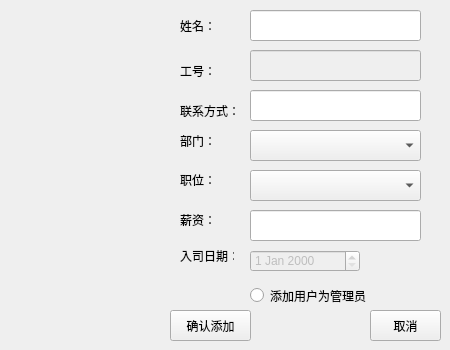
    <widget class="QWidget" name="page_10">
     <widget class="QLabel" name="salaLabel_3">
      <property name="geometry">
       <rect>
        <x>180</x>
        <y>210</y>
        <width>51</width>
        <height>20</height>
       </rect>
      </property>
      <property name="text">
       <string>薪资：</string>
      </property>
     </widget>
     <widget class="QLineEdit" name="connLineEdit_7">
      <property name="geometry">
       <rect>
        <x>250</x>
        <y>90</y>
        <width>171</width>
        <height>31</height>
       </rect>
      </property>
     </widget>
     <widget class="QPushButton" name="okBtn_5">
      <property name="geometry">
       <rect>
        <x>170</x>
        <y>310</y>
        <width>81</width>
        <height>31</height>
       </rect>
      </property>
      <property name="text">
       <string>确认添加</string>
      </property>
     </widget>
     <widget class="QLineEdit" name="jobNumLineEdit_7">
      <property name="enabled">
       <bool>false</bool>
      </property>
      <property name="geometry">
       <rect>
        <x>250</x>
        <y>50</y>
        <width>171</width>
        <height>31</height>
       </rect>
      </property>
     </widget>
     <widget class="QLineEdit" name="nameLineEdit_7">
      <property name="geometry">
       <rect>
        <x>250</x>
        <y>10</y>
        <width>171</width>
        <height>31</height>
       </rect>
      </property>
     </widget>
     <widget class="QRadioButton" name="managerRB_3">
      <property name="geometry">
       <rect>
        <x>250</x>
        <y>280</y>
        <width>131</width>
        <height>31</height>
       </rect>
      </property>
      <property name="text">
       <string>添加用户为管理员</string>
      </property>
     </widget>
     <widget class="QLabel" name="nameLabel_7">
      <property name="geometry">
       <rect>
        <x>180</x>
        <y>10</y>
        <width>61</width>
        <height>31</height>
       </rect>
      </property>
      <property name="text">
       <string>姓名：</string>
      </property>
     </widget>
     <widget class="QLabel" name="label_7">
      <property name="geometry">
       <rect>
        <x>180</x>
        <y>250</y>
        <width>54</width>
        <height>12</height>
       </rect>
      </property>
      <property name="text">
       <string>入司日期：</string>
      </property>
     </widget>
     <widget class="QLineEdit" name="salaLineEdit_3">
      <property name="geometry">
       <rect>
        <x>250</x>
        <y>210</y>
        <width>171</width>
        <height>31</height>
       </rect>
      </property>
     </widget>
     <widget class="QLabel" name="jobNumLabel_7">
      <property name="geometry">
       <rect>
        <x>180</x>
        <y>60</y>
        <width>51</width>
        <height>21</height>
       </rect>
      </property>
      <property name="text">
       <string>工号：</string>
      </property>
     </widget>
     <widget class="QDateEdit" name="dateEdit_7">
      <property name="enabled">
       <bool>false</bool>
      </property>
      <property name="geometry">
       <rect>
        <x>250</x>
        <y>250</y>
        <width>110</width>
        <height>22</height>
       </rect>
      </property>
     </widget>
     <widget class="QLabel" name="connLabel_7">
      <property name="geometry">
       <rect>
        <x>180</x>
        <y>100</y>
        <width>61</width>
        <height>21</height>
       </rect>
      </property>
      <property name="text">
       <string>联系方式：</string>
      </property>
     </widget>
     <widget class="QLabel" name="departLabel_7">
      <property name="geometry">
       <rect>
        <x>180</x>
        <y>130</y>
        <width>51</width>
        <height>21</height>
       </rect>
      </property>
      <property name="text">
       <string>部门：</string>
      </property>
     </widget>
     <widget class="QLabel" name="posiLabel_7">
      <property name="geometry">
       <rect>
        <x>180</x>
        <y>170</y>
        <width>51</width>
        <height>20</height>
       </rect>
      </property>
      <property name="text">
       <string>职位：</string>
      </property>
     </widget>
     <widget class="QPushButton" name="cancleBtn_3">
      <property name="geometry">
       <rect>
        <x>370</x>
        <y>310</y>
        <width>71</width>
        <height>31</height>
       </rect>
      </property>
      <property name="text">
       <string>取消</string>
      </property>
     </widget>
     <widget class="QComboBox" name="comboBox">
      <property name="geometry">
       <rect>
        <x>250</x>
        <y>130</y>
        <width>171</width>
        <height>31</height>
       </rect>
      </property>
     </widget>
     <widget class="QComboBox" name="comboBox_2">
      <property name="geometry">
       <rect>
        <x>250</x>
        <y>170</y>
        <width>171</width>
        <height>31</height>
       </rect>
      </property>
     </widget>
    </widget>
